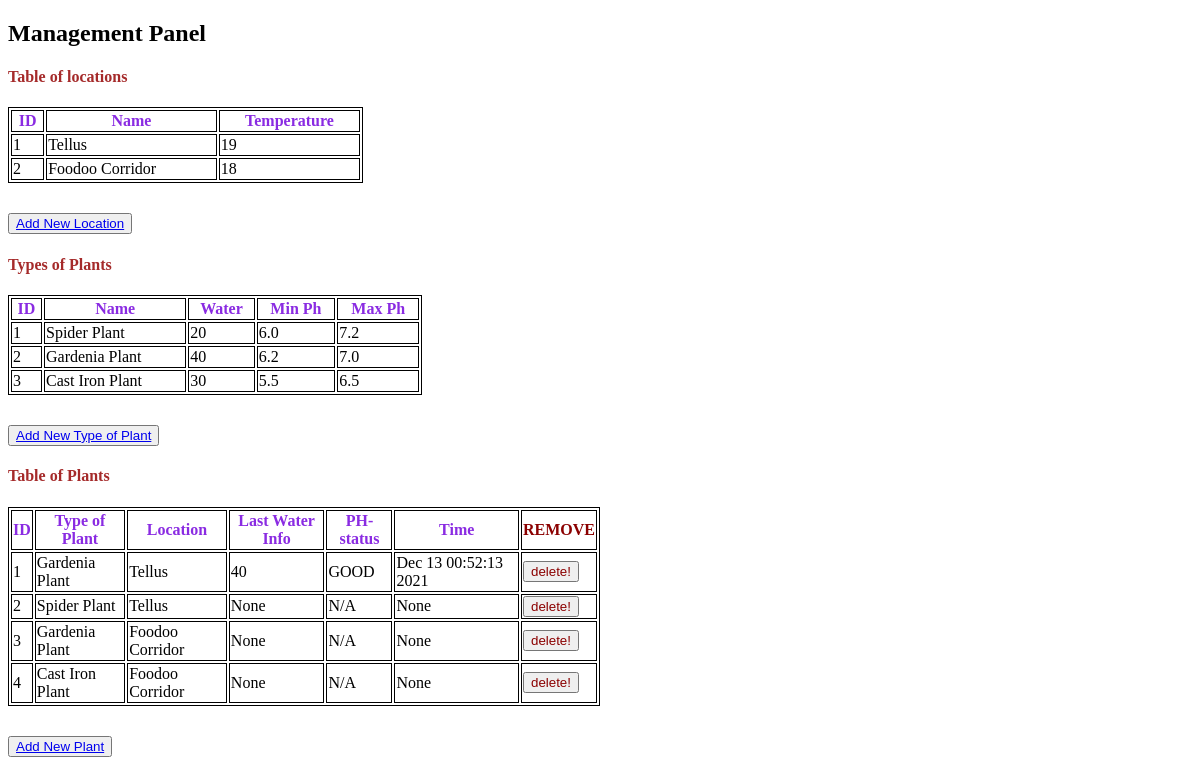
/admin, run on an earlier commit of the app's database.
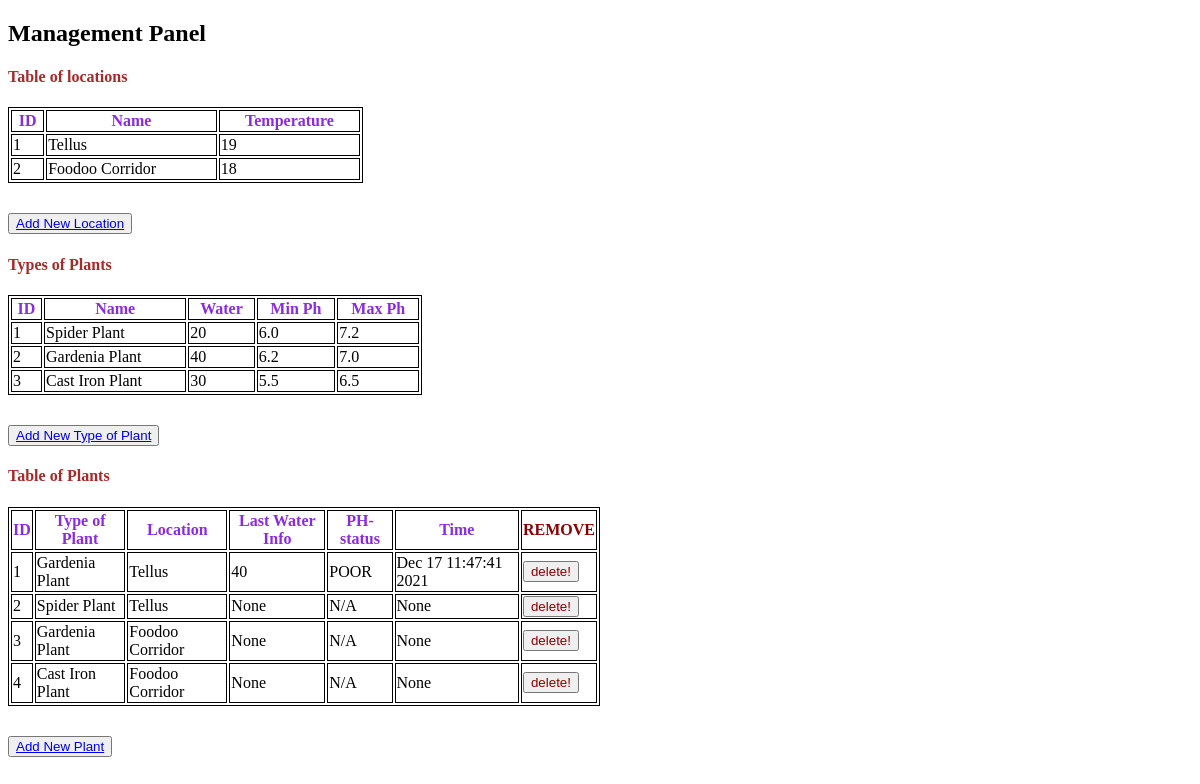
And on a later commit of the database.
### tables this page shows
CREATE TABLE repository(
    id INTEGER primary key AUTOINCREMENT,
    location_id INTEGER,
    plant_pot_id INTEGER,
    time TEXT,
    water_level INTEGER,
    ph_level FLOAT,
    FOREIGN KEY(location_id) REFERENCES location(id),
    FOREIGN KEY(plant_pot_id) REFERENCES plant_pot(id)
);

CREATE TABLE plant_pot (
    id INTEGER primary KEY AUTOINCREMENT,
    name TEXT,
    max_water_amount INTEGER,
    min_ph_level FLOAT,
    max_ph_level FLOAT
);

CREATE TABLE location(
    id INTEGER primary KEY AUTOINCREMENT,
    name TEXT,
    max_temperature INTEGER
);

### Server/api.py (the view)
@bp.route("/admin", methods=['GET', 'POST'])
def admin_page():
    if request.method == "GET":
        return render_template("admin.html",
                               locations=select_all_locations(),
                               types=select_all_plants(),
                               repo=select_all_from_repo())

### Server/db.py (called while the page is built)
def get_db():
    if 'db' not in g:
        g.db = sqlite3.connect(
            current_app.config['DATABASE'],
            detect_types=sqlite3.PARSE_DECLTYPES
        )
        g.db.row_factory = sqlite3.Row
    return g.db

def select_all_plants():
    db = get_db()
    res = db.execute("SELECT * FROM plant_pot").fetchall()
    lis = None
    if res is not None:
        lis = []
        for p in res:
            lis.append(PlantPot(p[0], p[1], p[2], p[3], p[4]))
    return lis

def select_all_locations():
    db = get_db()
    res = db.execute("SELECT * FROM location").fetchall()
    lis = None
    if res is not None:
        lis = []
        for p in res:
            lis.append((Location(p[0], p[1], p[2])))
    return lis

### Server/templates/admin.html (shortened to what this page needs)
<!DOCTYPE html>
<html lang="en">
<head>
</head>
<body>
<div>
    <h2>Management Panel</h2>
    <div>
        <h4>Table of locations</h4>
        <table style="width: 30%">
            <tr>
                <th>ID</th>
                <th>Name</th>
                <th>Temperature</th>
            </tr>
            {% for loc in locations %}
            <tr>
                <td>{{  loc.id  }}</td>
                <td>{{  loc.name  }}</td>
                <td>
                    <div id="{{ "t3" ~ loc.id ~ "" }}">{{  loc.max_temperature  }}</div>
                </td>
            </tr>
            {% endfor %}
        </table>
        <div>
            <button><a href="/add_location">Add New Location</a></button>
        </div>
    </div>
    <div>
        <h4>Types of Plants</h4>
        <table style="width: 35%">
            <tr>
                <th>ID</th>
                <th>Name</th>
                <th>Water</th>
                <th>Min Ph</th>
                <th>Max Ph</th>
            </tr>
            {% for ty in types %}
            <tr>
                <td>{{ ty.id }}</td>
                <td>{{ ty.name }}</td>
                <td>{{ ty.max_water_amount }}</td>
                <td>{{ ty.min_ph_level }}</td>
                <td>{{ ty.max_ph_level }}</td>
            </tr>
            {% endfor %}
        </table>
        <div>
            <button><a href="/add_plant">Add New Type of Plant</a></button>
        </div>
    </div>
    <div>
        <h4>Table of Plants</h4>
        <table style="width: 50%">
            <tr>
                <th>ID</th>
                <th>Type of Plant</th>
                <th>Location</th>
                <th>Last Water Info</th>
                <th>PH-status</th>
                <th>Time</th>
                <th style="color: darkred">REMOVE</th>
            </tr>
            {% for plant in repo %}
            <tr>
                <td>{{  plant.id  }}</td>
                <td>{{  plant.plant_pot  }}</td>
                <td>{{  plant.location  }}</td>
                <td>{{  plant.water_level  }}</td>
                <td>{{  plant.ph_level  }}</td>
                <td>{{  plant.time  }}</td>
                <td style="align-content: center"><form method="POST" action={{ "/remove_pot?id=" ~ plant.id ~ "" }}>
                    <input type="submit" onclick="return confirm('Are you sure?')" value="delete!" style="color: darkred"/>
                </form></td>
            </tr>
            {% endfor %}
        </table>
        <div>
            <button><a href="/add_plant_to_location">Add New Plant</a></button>
        </div>
    </div>
</div>
</body>
</html>

What changed in the data, as far as the page shows it:
changed repository id 1: ph_level "GOOD" → "POOR"; time "Dec 13 00:52:13 2021" → "Dec 17 11:47:41 2021"
